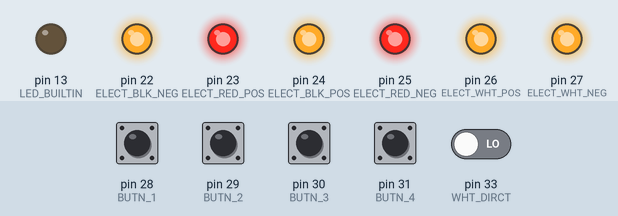
Recording of a sketch running on a simulated Arduino Mega 2560, built with avr-gcc and run on an emulated ATmega2560. Parts: output pins drawn as LEDs (lit = HIGH). Inputs (shaded band) come from the test bench; at power-on: pin 28 (BUTN_1), pin 29 (BUTN_2), pin 30 (BUTN_3), pin 31 (BUTN_4), pin 33 (WHT_DIRCT) LOW.

Above: at 1.2 s.
1.3 s: pin 28 (BUTN_1) pulled HIGH for 1 s
At 3.2 s:
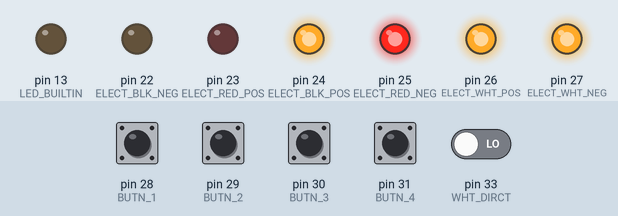
3.8 s: pin 29 (BUTN_2) pulled HIGH for 1 s
At 5.1 s:
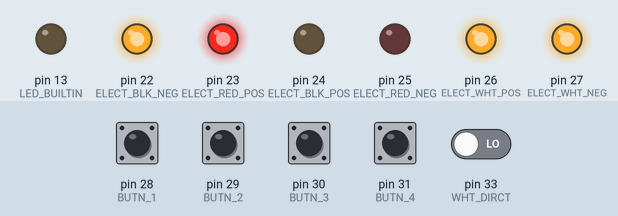
6.3 s: pin 30 (BUTN_3) pulled HIGH for 0.15 s
At 7.8 s:
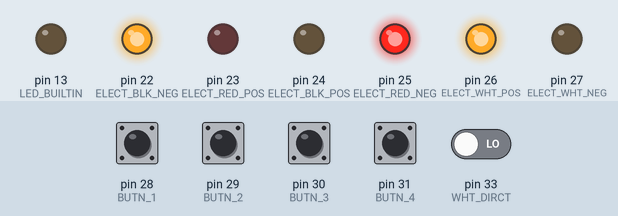
8.3 s: pin 28 (BUTN_1) pulled HIGH for 0.15 s
At 9.3 s:
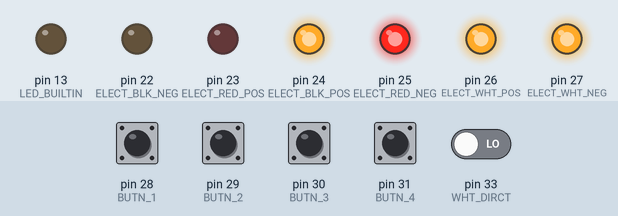
10.3 s: pin 29 (BUTN_2) pulled HIGH for 0.15 s
At 12.0 s:
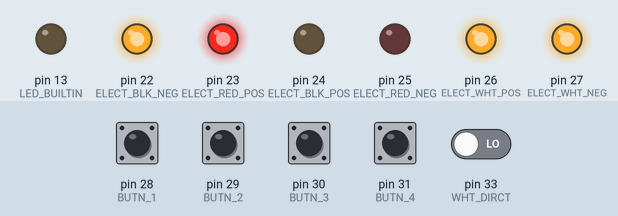
12.3 s: pin 30 (BUTN_3) driven HIGH and pin 33 (WHT_DIRCT) driven HIGH
At 12.7 s:
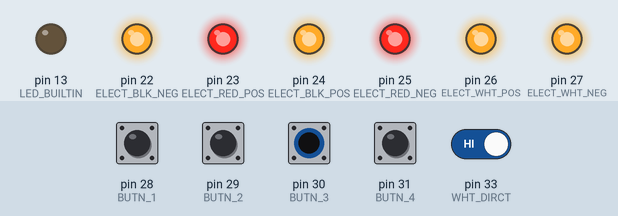
Timing chart, 0 to 15.3 s (numbered marks = the images above; inputs shaded):
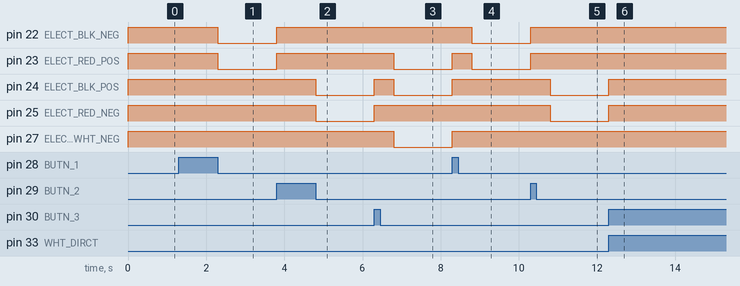

The sketch:

gel_stim_driver.ino
```cpp
#include <Adafruit_INA219.h>
#include <Wire.h>

#define ELECT_BLK_NEG 22
#define ELECT_BLK_POS 24
#define ELECT_RED_NEG 25
#define ELECT_RED_POS 23
#define ELECT_WHT_NEG 27
#define ELECT_WHT_POS 26
#define BUTN_1 28
#define BUTN_2 29
#define BUTN_3 30
#define BUTN_4 31
#define WHT_DIRCT 33

Adafruit_INA219 ina219;


void setup() {
  // put your setup code here, to run once:
  pinMode(ELECT_BLK_NEG, OUTPUT);
  pinMode(ELECT_BLK_POS, OUTPUT);
  pinMode(ELECT_RED_NEG, OUTPUT);
  pinMode(ELECT_RED_POS, OUTPUT);
  pinMode(ELECT_WHT_NEG, OUTPUT);
  pinMode(ELECT_WHT_POS, OUTPUT);
  pinMode(BUTN_1, INPUT);
  pinMode(BUTN_2, INPUT);
  pinMode(BUTN_3, INPUT);
  pinMode(BUTN_4, INPUT);
  pinMode(WHT_DIRCT, INPUT);
  pinMode(LED_BUILTIN, OUTPUT);

  digitalWrite(ELECT_BLK_NEG, !false);
  digitalWrite(ELECT_BLK_POS, !false);
  digitalWrite(ELECT_RED_NEG, !false);
  digitalWrite(ELECT_RED_POS, !false);
  digitalWrite(ELECT_WHT_NEG, !false);
  digitalWrite(ELECT_WHT_POS, !false);

}

void loop() {
  // put your main code here, to run repeatedly:

  if(digitalRead(BUTN_1)){//gel positive stimulation
    resetStim();
    delay(500);
    digitalWrite(ELECT_BLK_NEG, !true);
    digitalWrite(ELECT_RED_POS, !true);
  }
  else if(digitalRead(BUTN_2)){//gel negative stimulation
    resetStim();
    delay(500);
    digitalWrite(ELECT_BLK_POS, !true);
    digitalWrite(ELECT_RED_NEG, !true);
  }
  else if(digitalRead(BUTN_3)){//gel weight stimulation
    resetStim();
    delay(500);
    if(digitalRead(WHT_DIRCT)){
      digitalWrite(ELECT_WHT_POS, !true);
      digitalWrite(ELECT_BLK_NEG, !true);
      digitalWrite(ELECT_RED_NEG, !true);
    }else{
      digitalWrite(ELECT_WHT_NEG, !true);
      digitalWrite(ELECT_BLK_POS, !true);
      digitalWrite(ELECT_RED_POS, !true);
    }
  }
  else if(digitalRead(BUTN_4)){//gel reset stimulation
    resetStim();
  }

}

void resetStim(){
  digitalWrite(ELECT_BLK_NEG, !false);
  digitalWrite(ELECT_BLK_POS, !false);
  digitalWrite(ELECT_RED_NEG, !false);
  digitalWrite(ELECT_RED_POS, !false);
  digitalWrite(ELECT_WHT_NEG, !false);
  digitalWrite(ELECT_WHT_POS, !false);
}

String getValues(){// get the values from the current sensor
  float shuntvoltage = 0;
  float busvoltage = 0;
  float current_mA = 0;
  float loadvoltage = 0;
  float power_mW = 0;

  shuntvoltage = ina219.getShuntVoltage_mV();
  busvoltage = ina219.getBusVoltage_V();
  current_mA = ina219.getCurrent_mA();
  power_mW = ina219.getPower_mW();
  loadvoltage = busvoltage + (shuntvoltage / 1000);

  long timeStamp = millis();

  String result = String(shuntvoltage) + "," + String(busvoltage) + "," + String(current_mA) + "," + String(loadvoltage) + "," + String(power_mW) + "," + String(timeStamp);
  return result;
}
```

Measured:
- after the input at 1.3 s, pin 22 (ELECT_BLK_NEG), pin 23 (ELECT_RED_POS): HIGH → LOW after 1.0 s
- after the input at 3.8 s, pin 22 (ELECT_BLK_NEG), pin 23 (ELECT_RED_POS): LOW → HIGH at once; pin 24 (ELECT_BLK_POS), pin 25 (ELECT_RED_NEG): HIGH → LOW after 1.0 s
- after the input at 6.3 s, pin 23 (ELECT_RED_POS), pin 27 (ELECT_WHT_NEG): HIGH → LOW after 0.50 s; pin 24 (ELECT_BLK_POS): LOW → HIGH at once, → LOW 0.50 s later; pin 25 (ELECT_RED_NEG): LOW → HIGH at once
- after the input at 8.3 s, pin 22 (ELECT_BLK_NEG): HIGH → LOW after 0.50 s; pin 23 (ELECT_RED_POS): LOW → HIGH at once, → LOW 0.50 s later; pin 24 (ELECT_BLK_POS), pin 27 (ELECT_WHT_NEG): LOW → HIGH at once
- after the input at 10.3 s, pin 22 (ELECT_BLK_NEG), pin 23 (ELECT_RED_POS): LOW → HIGH at once; pin 24 (ELECT_BLK_POS), pin 25 (ELECT_RED_NEG): HIGH → LOW after 0.50 s
- after the input at 12.3 s, pin 24 (ELECT_BLK_POS), pin 25 (ELECT_RED_NEG): LOW → HIGH at once
